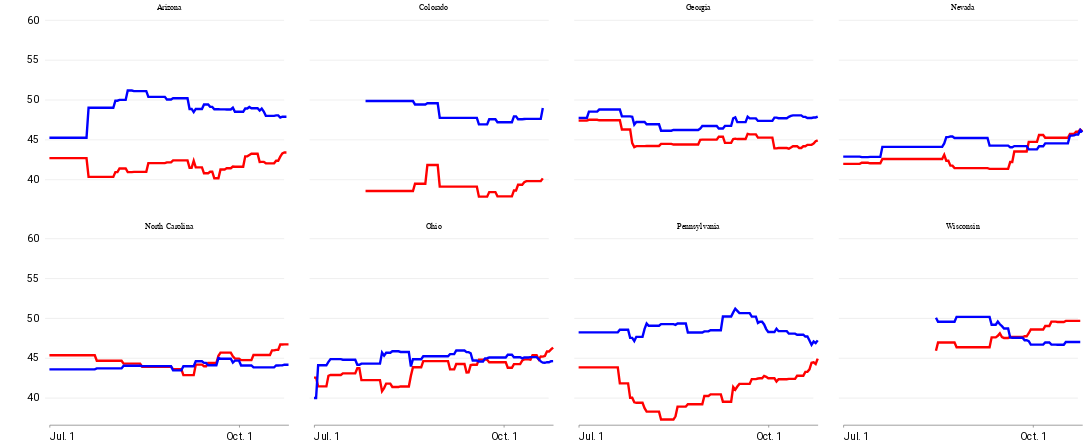

Notebook source saved alongside this figure:
### Markdown cell above
#### Chart it

### Code cell
alt.Chart(
    df[(df["date"] >= "2022-07-01") & (df["party"].str.contains("REP|DEM"))]
).mark_line().encode(
    x=alt.X(
        "date:T",
        title="",
        axis=alt.Axis(format="%b. %-d", tickCount=2),
    ),
    y=alt.Y("pct_estimate", title="", scale=alt.Scale(domain=[40, 60])),
    color=alt.Color(
        "party",
        legend=None,
        scale=alt.Scale(domain=["REP", "DEM"], range=["red", "blue"]),
    ),
    facet=alt.Facet("state_name", title="", columns=4),
).properties(
    width=300, height=200
).configure_legend(
    orient="top", symbolType="stroke"
)

### Figure 1 — Vega-Lite specification as saved in the notebook (floating-point values rounded to 4 significant figures; data arrays with more than 128 entries replaced by an {"elided": "..."} marker saying what was removed)
{"config": {"view": {"width": 800, "height": 450, "strokeOpacity": 0}, "background": "#ffffff", "title": {"anchor": "start", "font": "Summit Sans", "fontColor": "palette[\"black\"]", "fontSize": 18, "fontWeight": "normal"}, "arc": {"fill": "#00d4d8"}, "area": {"fill": "#00d4d8"}, "line": {"stroke": "#00d4d8", "strokeWidth": 3}, "path": {"stroke": "#00d4d8"}, "rect": {"fill": "#00d4d8"}, "shape": {"stroke": "#00d4d8"}, "bar": {"fill": "#00d4d8"}, "point": {"stroke": "#00d4d8"}, "symbol": {"fill": "#00d4d8", "size": 30}, "axis": {"titleFont": "Roboto", "titleFontSize": 15, "titleFontWeight": "normal", "labelFont": "Roboto, sans", "labelFontSize": 13, "labelFontWeight": "normal"}, "axisX": {"labelAngle": 0, "labelPadding": 6, "tickSize": 3, "grid": false}, "axisY": {"labelBaseline": "middle", "maxExtent": 45, "minExtent": 45, "titleAlign": "left", "titleAngle": 0, "titleX": -45, "titleY": -11, "domainOpacity": 0, "gridWidth": 0.6, "gridColor": "#dddddd", "offset": 6, "tickSize": 0, "titleColor": "#767676"}, "legend": {"titleFont": "Roboto", "titleFontSize": 15, "titleFontWeight": "normal", "symbolType": "stroke", "labelFont": "Roboto, sans", "labelFontSize": 13, "orient": "top"}, "range": {"category": ["#005f66", "#e37e2d", "#d64a3b", "#76b0ef", "#c1bc40"], "diverging": ["#e68a4f", "#f4bb6a", "#f9e39c", "#dadfe2", "#a6b7c6", "#849eae"], "heatmap": ["#7ff6f6", "#00eeef", "#00d4d8", "#00abb2", "#00848b", "#fbf2c7", "#00363d"], "ordinal": ["#7ff6f6", "#00eeef", "#00d4d8", "#00abb2", "#00848b", "#fbf2c7", "#00363d"], "ramp": ["#7ff6f6", "#00eeef", "#00d4d8", "#00abb2", "#00848b", "#fbf2c7", "#00363d"]}}, "data": {"name": "data-5f21642bf889132b1a9fcc70aa9fba36"}, "mark": "line", "encoding": {"color": {"field": "party", "legend": null, "scale": {"domain": ["REP", "DEM"], "range": ["red", "blue"]}, "type": "nominal"}, "facet": {"columns": 4, "field": "state_name", "title": "", "type": "nominal"}, "x": {"axis": {"format": "%b. %-d", "tickCount": 2}, "field": "date", "title": "", "type": "temporal"}, "y": {"field": "pct_estimate", "scale": {"domain": [40, 60]}, "title": "", "type": "quantitative"}}, "height": 200, "width": 300, "$schema": "https://vega.github.io/schema/vega-lite/v4.17.0.json", "datasets": {"data-5f21642bf889132b1a9fcc70aa9fba36": {"elided": "1718 records"}}}
